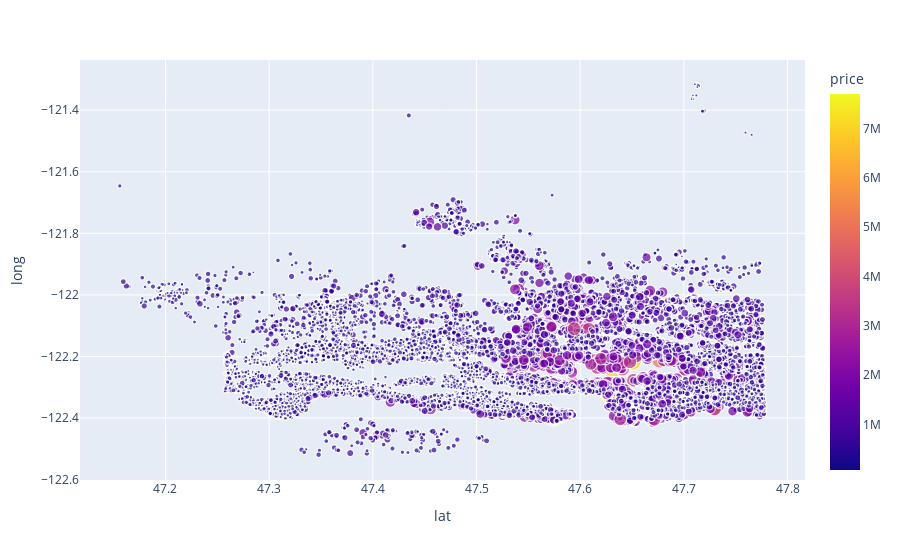

The notebook cell saved with this chart:
### Code cell
#can we find geographical clusters?
fig = px.scatter(df,x='lat',y='long',size='price',color='price')
fig.show()

### Figure 1 — Plotly figure (JSON) as saved in the notebook; plotly's stock layout.template omitted (floating-point values rounded to 4 significant figures; data arrays with more than 128 entries replaced by an {"elided": "..."} marker saying what was removed)
{"data": [{"hovertemplate": "lat=%{x}<br>long=%{y}<br>price=%{marker.color}<extra></extra>", "legendgroup": "", "marker": {"color": {"elided": "21597 int values"}, "coloraxis": "coloraxis", "size": {"elided": "21597 int values"}, "sizemode": "area", "sizeref": 19250, "symbol": "circle"}, "mode": "markers", "name": "", "showlegend": false, "type": "scattergl", "x": {"elided": "21597 float values"}, "xaxis": "x", "y": {"elided": "21597 float values"}, "yaxis": "y"}], "layout": {"coloraxis": {"colorbar": {"title": {"text": "price"}}, "colorscale": [[0, "#0d0887"], [0.1111, "#46039f"], [0.2222, "#7201a8"], [0.3333, "#9c179e"], [0.4444, "#bd3786"], [0.5556, "#d8576b"], [0.6667, "#ed7953"], [0.7778, "#fb9f3a"], [0.8889, "#fdca26"], [1, "#f0f921"]]}, "legend": {"itemsizing": "constant", "tracegroupgap": 0}, "margin": {"t": 60}, "xaxis": {"anchor": "y", "domain": [0, 1], "title": {"text": "lat"}}, "yaxis": {"anchor": "x", "domain": [0, 1], "title": {"text": "long"}}}}
